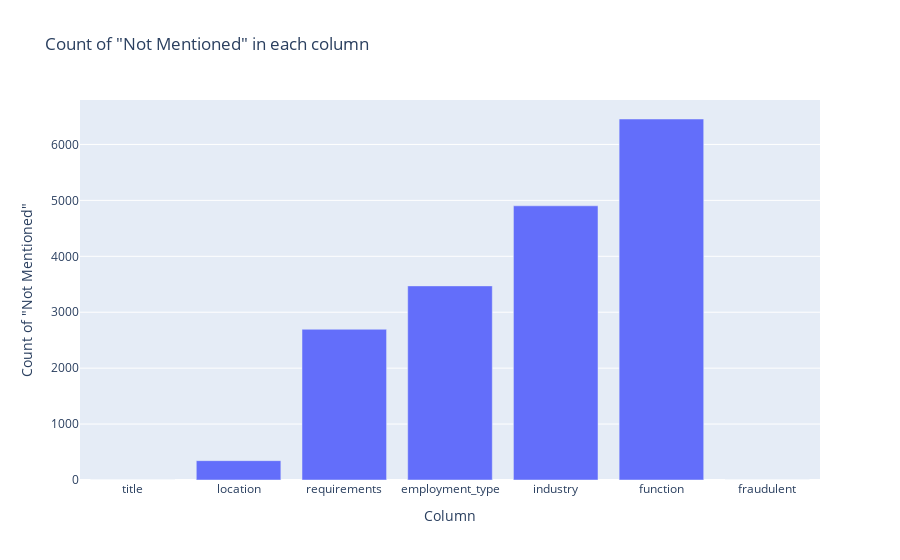

Notebook code for this chart:
### Markdown cell above
While plotting the first 10 rows of the dataset, I saw that some columns contained "Not Mentioned" values. Let's observe the columns that have the most "Not Mentioned" values.

### Code cell
not_mentioned_count = data.applymap(lambda x: 1 if x == "Not Mentioned" else 0).sum()

results = pd.DataFrame({'Column': not_mentioned_count.index, 'Count of "Not Mentioned"': not_mentioned_count.values})

# plot the total of "Not Mentioned" per column
fig = px.bar(results, x='Column', y='Count of "Not Mentioned"',
             title='Count of "Not Mentioned" in each column')
fig.show()

### Figure 1 — Plotly figure (JSON) as saved in the notebook; plotly's stock layout.template omitted (floating-point values rounded to 4 significant figures)
{"data": [{"alignmentgroup": "True", "hovertemplate": "Column=%{x}<br>Count of \"Not Mentioned\"=%{y}<extra></extra>", "legendgroup": "", "marker": {"color": "#636efa", "pattern": {"shape": ""}}, "name": "", "offsetgroup": "", "orientation": "v", "showlegend": false, "textposition": "auto", "type": "bar", "x": ["title", "location", "requirements", "employment_type", "industry", "function", "fraudulent"], "xaxis": "x", "y": [0, 346, 2695, 3471, 4903, 6455, 0], "yaxis": "y"}], "layout": {"barmode": "relative", "legend": {"tracegroupgap": 0}, "title": {"text": "Count of \"Not Mentioned\" in each column"}, "xaxis": {"anchor": "y", "domain": [0, 1], "title": {"text": "Column"}}, "yaxis": {"anchor": "x", "domain": [0, 1], "title": {"text": "Count of \"Not Mentioned\""}}}}
